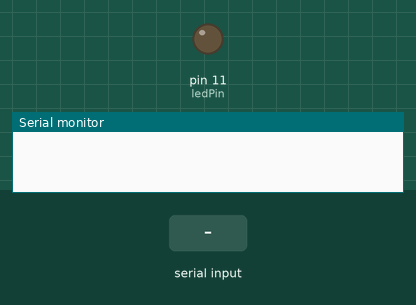
This sketch was run on a simulated Arduino Uno, built with avr-gcc and run on an emulated ATmega328P. Parts: output pins drawn as LEDs (lit = HIGH), the last lines printed to the serial monitor. The inputs (shaded band) are chosen by the test bench.

Above: at 1.2 s.
1.3 s: "1" received over Serial
At 1.6 s:
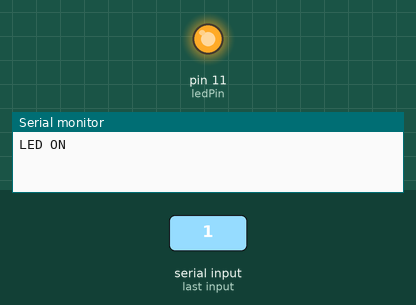
2.8 s: "0" received over Serial
At 4.0 s:
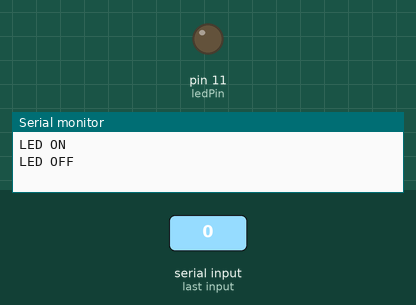
Timing chart, 0 to 5.8 s (numbered marks = the images above; inputs shaded):
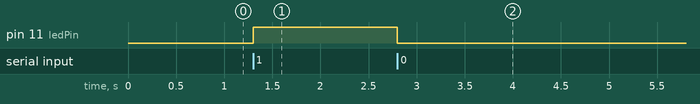

The sketch:

pyserial.ino
```cpp
const int ledPin = 11; // LED connected to digital pin 13

void setup() {
  Serial.begin(9600); // Initialize serial communication at 9600 baud
  pinMode(ledPin, OUTPUT); // Set the LED pin as an output
}

void loop() {
  if (Serial.available() > 0) { // If data is available to read
    char receivedChar = Serial.read(); // Read the incoming byte
    if (receivedChar == '1') {
      digitalWrite(ledPin, HIGH); // Turn on the LED
      Serial.println("LED ON");
    } else if (receivedChar == '0') {
      digitalWrite(ledPin, LOW); // Turn off the LED
      Serial.println("LED OFF");
    }
  }
}
```

Measured:
- after the input at 1.3 s, pin 11 (ledPin): LOW → HIGH at once
- after the input at 2.8 s, pin 11 (ledPin): HIGH → LOW at once
